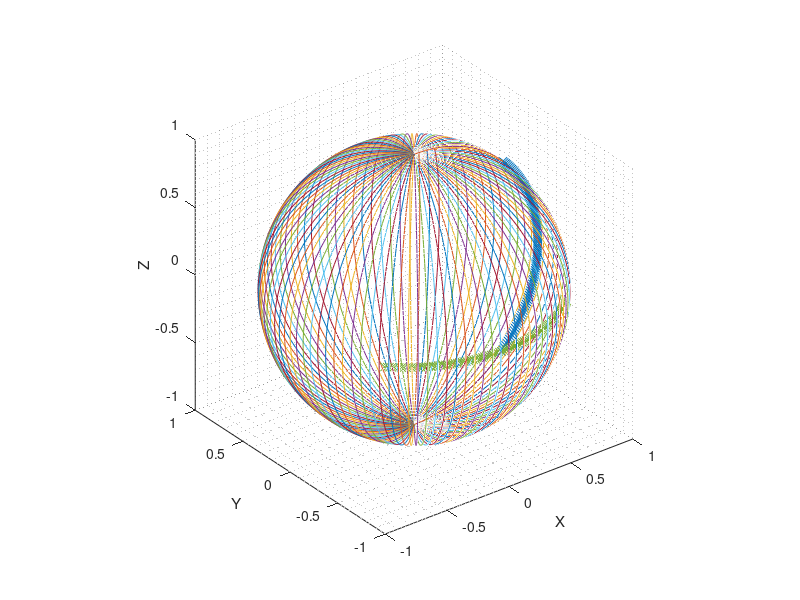

This chart was generated by the following MATLAB code:
clear
close all
clc

N = 100;

r     = ones(1, N);
theta = zeros(1, N);
phi   = -pi/4:pi/2/N:pi/4 - 1/N;

a = pi/4;
b = pi/4;
c = 0;

rot_x = [1, 0, 0; 0, cos(a), -sin(a); 0, sin(a), cos(a)];
rot_y = [cos(b), 0, sin(b); 0, 1, 0; -sin(b), 0, cos(b)];
rot_z = [cos(c), -cos(c), 0; sin(c), cos(c), 0; 0, 0, 1];

xyz = [r.*cos(theta).*cos(phi); r.*sin(theta).*cos(phi); r.*sin(phi)];
xyzRot = rot_y*rot_x*xyz;

[X, Y, Z] = sphere(100);

figure, plot3(xyz(1, :), xyz(2, :), xyz(3, :), 'x');
axis equal;
hold on;
xlabel('X');
ylabel('Y');
zlabel('Z');
grid minor;
plot3(X, Y, Z);

plot3(xyzRot(1, :), xyzRot(2, :), xyzRot(3, :), 'x');